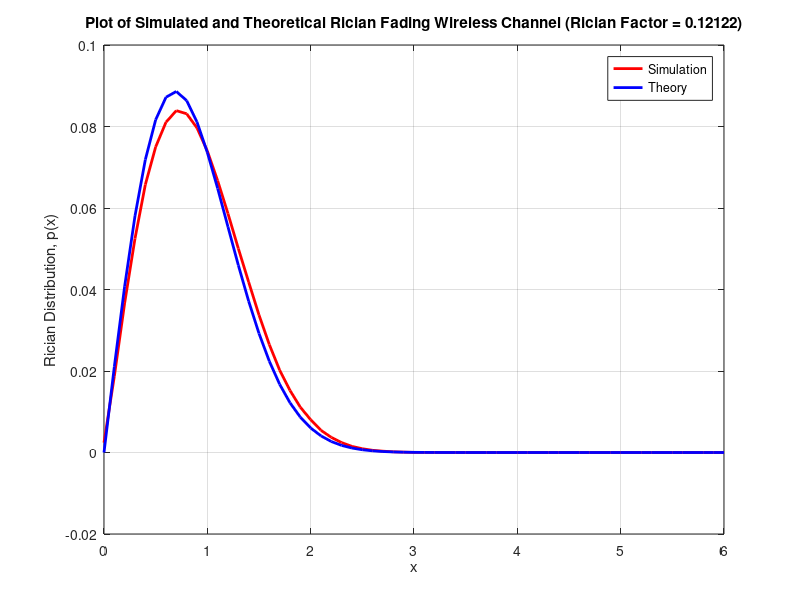
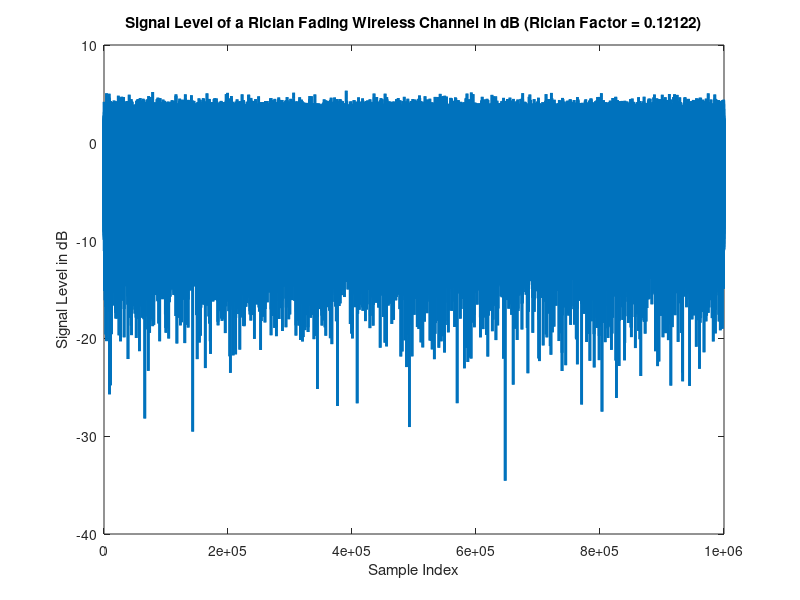
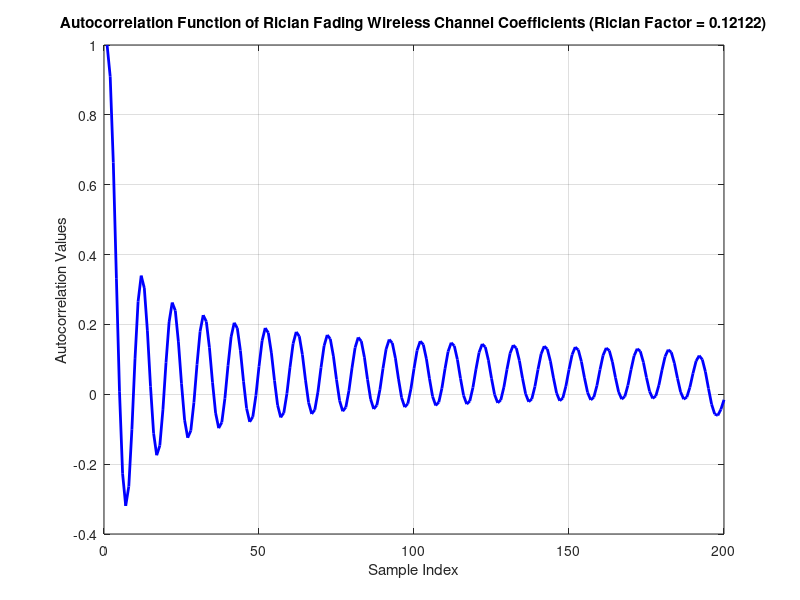

Write MATLAB code to recreate these figures, in order. (Note: a time limit stopped this script after it produced the figures.)

%%%%%%%%%%%%%%%%%%%%%%%%%%%%%%%%%%%%%%%%%%%%%%%%%%%%%%%%%%%%%%%%%%%%%%%%%%
% Title     : Simulation of a Rician Fading Wireless Channel
% Author    : balarcode
% Version   : 2.0
% Date      : 16th May 2025
% File Type : Matlab Script
% File Test : Verified on Matlab R2024b
% Comments  : Short-term fast fading of a wireless channel can be modeled
%             as a Rician fading channel.
%             The channel includes a dominant line of sight (LOS) component 
%             between transmitter and receiver as well as multipath propagation
%             of a transmitted EM wave through multiple scatterers in the
%             vicinity of the wireless receiver.
%             Rician fading wireless channel is used to model both indoor
%             and outdoor propagation channels including channels for
%             cellular communication and satellite communication.
%             Rayleigh fading is considered a special case of Rician fading
%             when there is no line of sight (LOS) component in the received 
%             signal at the wireless receiver.
%             Rician fading channel is a statistical channel model.
%
% All Rights Reserved.
% %%%%%%%%%%%%%%%%%%%%%%%%%%%%%%%%%%%%%%%%%%%%%%%%%%%%%%%%%%%%%%%%%%%%%%%%
%%

clear
close all

%-------------------------------------------------------------------------
% Simulation Parameter Initialization
%-------------------------------------------------------------------------
% Maximum Doppler frequency due to wireless receiver's motion
fd_max = 200;

% Symbol period (To be taken to be less than the Doppler period to keep 
% ICI due to Doppler sufficiently low in time)
Ts = 0.1/fd_max;
fs = 1/Ts; % Sampling frequency

% Carrier frequency
fc = 1.8e9;
lambda = 3e8/fc; % velocity (m/s) / frequency (Hz)

% Number of samples considered in the simulation
num_samples = 10^6;

M = 32;
n = 1 : M;
N = 4 * M;

% Initialize r_i and r_q to all zeros
r_i = zeros(1, num_samples); % Returns a vector of order 1 x num_samples with elements being zeros
r_q = r_i;

%-------------------------------------------------------------------------
% Simulation of a Rician Fading Wireless Channel
%-------------------------------------------------------------------------
% Doppler frequency
fn = fd_max * cos(2 * pi * (n-0.5)/N); 
% NOTE: Since the Doppler frequency is very small compared to the carrier frequency,
%       the electric field components can be modeled as a narrow band random process.

% angle_n is the angle of the nth scattered wave arriving at the receiver w.r.t the direction of motion of the receiver
% NOTE: The scattered waves arrive at a uniform distribution angle.
angle_n = pi * n/(M); 

% 'alpha_n' is a real random variable representing the amplitude of the scattered waves
alpha_n = sign(randn(1, M));

% The random phase of the scattered waves are statistically independent and
% uniformly distributed in (0, 2*pi)
theta = 2 * pi * rand(1, M);
% NOTE: Random phase is applied to only scattered waves under the assumption
% that the wireless transmitter and/or receiver is continuously in motion.

m = 1 : num_samples;

% Phase of the nth scattered wave arriving at the receiver with 
% Doppler shift included = (2*pi*fn*t)+theta; where 't' is sampled at 'm*Ts'
for idx = 1 : M
    r_i(m) = r_i(m) + ( alpha_n(idx) * cos(angle_n(idx)) * cos(2*pi*fn(idx)*m*Ts+theta(idx)) );
    r_q(m) = r_q(m) + ( alpha_n(idx) * sin(angle_n(idx)) * cos(2*pi*fn(idx)*m*Ts+theta(idx)) );
end
% NOTE-1: r_i and r_q represent the Gaussian random variables for the in-phase and 
%         quadrature-phase of the resultant Electric Field at the wireless receiver.
%         These two Gaussian random variables are independent and identically distributed.
% NOTE-2: Jakes Method uses Sum of Sinusoids to obtain the Gaussian random
%         variables with Doppler shift and angle of arrival included.
% NOTE-3: Adding a deterministic DC spectral component to the Rayleigh 
%         distributed scattering component generated from Jakes Method will 
%         generate a Rician distributed statistical fading channel model.

% Complex baseband fading signal from a Rician fading channel
LOS = 1; % Deterministic DC spectral component of unity amplitude and zero 
         % phase added only to the real part of Rician model so that the
         % impulse response consists of only one tap.
fading_signal = ((r_i + LOS) + 1i*r_q) * (sqrt(2/(M+1)));
% NOTE: Also called as Rician fading channel coefficients.

A = mean(fading_signal); % Mean of the fading random process
var_scattering_component = var(r_i * sqrt(2/M)); % Variance of the real part of scattering component
K = A^2 / var_scattering_component; % Rician factor

% NOTE: The distribution of magnitude of the fading signal follows a 
% Rician or Rice probability distribution.
magnitude_fading_signal = abs(fading_signal);

%------------------------------------------------------------------------
% TRANSMIT DATA
%------------------------------------------------------------------------
transmit_data = sign(randn(1, num_samples)); % BPSK modulated random data

%------------------------------------------------------------------------
% RECEIVED SIGNAL
%------------------------------------------------------------------------
received_signal = transmit_data.*fading_signal;
magnitude_received_signal = abs(received_signal);

%------------------------------------------------------------------------
% FIGURE(S)
%------------------------------------------------------------------------
figure(1)
X = (0 : 0.1 : 6);
[rician_fading_sim, X_sim] = hist(magnitude_received_signal, X);
plot(X, rician_fading_sim/sum(rician_fading_sim), '-r', 'LineWidth', 2);
hold on;

sigma = sqrt(var_scattering_component);
rician_fading_theory = (X./(sigma^2)).*exp(((-X.^2)-A^2)/(2*(sigma^2))).*besselj(0,(A*X./(sigma^2)));
plot(X, rician_fading_theory/sum(rician_fading_theory), '-b', 'LineWidth', 2);
% NOTE: Bessel function is of first kind with zeroth order.

grid on;
legend('Simulation', 'Theory');
xlabel('x');
ylabel('Rician Distribution, p(x)');
title(['Plot of Simulated and Theoretical Rician Fading Wireless Channel (Rician Factor = ',num2str(abs(K)),')']);

figure(2)
t = (1 : num_samples);
plot(t, 10*log10(magnitude_fading_signal), 'LineWidth', 2);
xlabel('Sample Index');
ylabel('Signal Level in dB');
title(['Signal Level of a Rician Fading Wireless Channel in dB (Rician Factor = ',num2str(abs(K)),')']);

figure(3)
acorr_i = xcorr(fading_signal);
acorr_i = acorr_i / max(acorr_i);
plot(real(acorr_i(num_samples : num_samples+fd_max-1)), '-b', 'LineWidth', 2);
grid on;
xlabel('Sample Index');
ylabel('Autocorrelation Values');
title(['Autocorrelation Function of Rician Fading Wireless Channel Coefficients (Rician Factor = ',num2str(abs(K)),')']);

figure(4)
subplot(2,1,1)
plot(real(received_signal), imag(received_signal), 'b*')
grid on
legend('RX');
xlabel("Real")
ylabel("Imaginary")
title(['Constellation of Received Signal with BPSK Modulation from Rician Fading Wireless Channel (Rician Factor = ',num2str(abs(K)),')'])
subplot(2,1,2)
plot(real(transmit_data), imag(transmit_data), 'r*', 'LineWidth', 2)
grid on
legend('TX');
xlabel("Real")
ylabel("Imaginary")
title('Constellation of Transmit Signal with BPSK Modulation')
